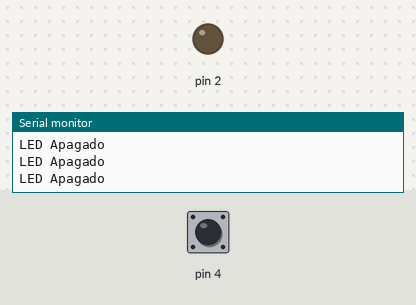
The sketch below on a simulated Arduino Uno, built with avr-gcc and run on an emulated ATmega328P. On the bench: output pins drawn as LEDs (lit = HIGH), the last lines printed to the serial monitor. Dashed ring = blinking. The inputs (shaded band) are chosen by the test bench; at power-on: pin 4 LOW.

Above: at 1.2 s.
1.3 s: pin 4 driven HIGH
At 1.47 s:
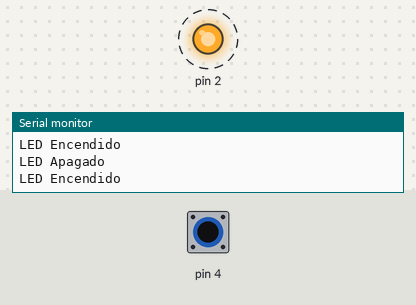
4.3 s: pin 4 driven LOW
At 4.9 s:
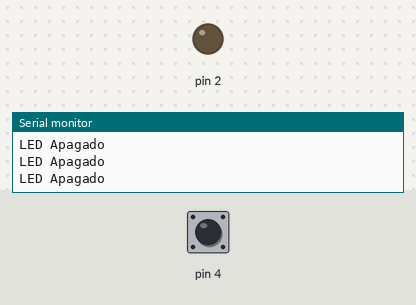
7.3 s: pin 4 pulsed HIGH 5 times (0.12 s each, 0.3 s apart)
Timing chart, 0 to 10.3 s (numbered marks = the images above; inputs shaded):
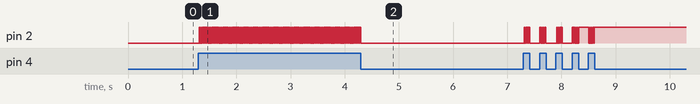

Measured:
- after the input at 1.3 s, pin 2: alternates HIGH for 0.02 s and LOW for 0.01 s, starting at once
- after the input at 4.3 s, pin 2: stops changing and stays LOW

The sketch:

interruptor.ino
```cpp
bool status = false;
int pulsador = 0;

void setup() {
  Serial.begin(9600);
  pinMode(2, OUTPUT);
  pinMode(4, INPUT);

}

void loop() {
  pulsador = digitalRead(4);
  if(pulsador == HIGH){
    status = !status;
  }

  if(status){
    digitalWrite(2, HIGH);       //se enciende el led
    Serial.println("LED Encendido");
  }else{
    digitalWrite(2, LOW);       //se apaga el led
    Serial.println("LED Apagado");
  }
}
```
